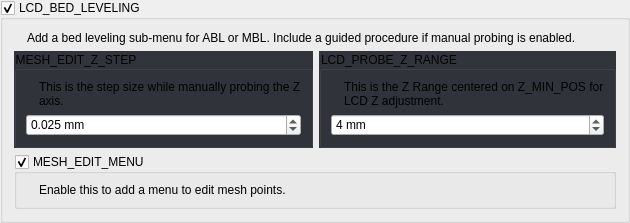
    <widget class="QGroupBox" name="groupBox_3">
     <property name="title">
      <string>LCD_BED_LEVELING</string>
     </property>
     <property name="checkable">
      <bool>true</bool>
     </property>
     <layout class="QGridLayout" name="gridLayout_58">
      <item row="2" column="0" colspan="3">
       <widget class="QGroupBox" name="groupBox_7">
        <property name="title">
         <string>MESH_EDIT_MENU</string>
        </property>
        <property name="checkable">
         <bool>true</bool>
        </property>
        <layout class="QGridLayout" name="gridLayout_63">
         <item row="0" column="0">
          <widget class="QLabel" name="label_100">
           <property name="sizePolicy">
            <sizepolicy hsizetype="Fixed" vsizetype="Fixed">
             <horstretch>0</horstretch>
             <verstretch>0</verstretch>
            </sizepolicy>
           </property>
           <property name="text">
            <string/>
           </property>
           <property name="pixmap">
            <pixmap>:/info_FILL0_wght100_GRAD0_opsz20.svg</pixmap>
           </property>
          </widget>
         </item>
         <item row="0" column="1">
          <widget class="QLabel" name="label_101">
           <property name="text">
            <string>Enable this to add a menu to edit mesh points.</string>
           </property>
           <property name="wordWrap">
            <bool>true</bool>
           </property>
          </widget>
         </item>
        </layout>
       </widget>
      </item>
      <item row="1" column="0" colspan="2">
       <widget class="QGroupBox" name="groupBox_4">
        <property name="focusPolicy">
         <enum>Qt::StrongFocus</enum>
        </property>
        <property name="styleSheet">
         <string notr="true">QGroupBox:!disabled {
	background: rgb(50, 52, 59);
}</string>
        </property>
        <property name="title">
         <string>MESH_EDIT_Z_STEP</string>
        </property>
        <layout class="QGridLayout" name="gridLayout_61">
         <item row="0" column="0">
          <widget class="QLabel" name="label_96">
           <property name="sizePolicy">
            <sizepolicy hsizetype="Fixed" vsizetype="Fixed">
             <horstretch>0</horstretch>
             <verstretch>0</verstretch>
            </sizepolicy>
           </property>
           <property name="text">
            <string/>
           </property>
           <property name="pixmap">
            <pixmap>:/info_FILL0_wght100_GRAD0_opsz20.svg</pixmap>
           </property>
          </widget>
         </item>
         <item row="0" column="1">
          <widget class="QLabel" name="label_97">
           <property name="text">
            <string>This is the step size while manually probing the Z axis.</string>
           </property>
           <property name="wordWrap">
            <bool>true</bool>
           </property>
          </widget>
         </item>
         <item row="1" column="0" colspan="2">
          <widget class="QDoubleSpinBox" name="uG26RetractMultiplierSpinBox_2">
           <property name="suffix">
            <string> mm</string>
           </property>
           <property name="decimals">
            <number>3</number>
           </property>
           <property name="maximum">
            <double>10.000000000000000</double>
           </property>
           <property name="stepType">
            <enum>QAbstractSpinBox::DefaultStepType</enum>
           </property>
           <property name="value">
            <double>0.025000000000000</double>
           </property>
          </widget>
         </item>
        </layout>
       </widget>
      </item>
      <item row="1" column="2">
       <widget class="QGroupBox" name="groupBox_5">
        <property name="focusPolicy">
         <enum>Qt::StrongFocus</enum>
        </property>
        <property name="styleSheet">
         <string notr="true">QGroupBox:!disabled {
	background: rgb(50, 52, 59);
}</string>
        </property>
        <property name="title">
         <string>LCD_PROBE_Z_RANGE</string>
        </property>
        <layout class="QGridLayout" name="gridLayout_62">
         <item row="0" column="0">
          <widget class="QLabel" name="label_98">
           <property name="sizePolicy">
            <sizepolicy hsizetype="Fixed" vsizetype="Fixed">
             <horstretch>0</horstretch>
             <verstretch>0</verstretch>
            </sizepolicy>
           </property>
           <property name="text">
            <string/>
           </property>
           <property name="pixmap">
            <pixmap>:/info_FILL0_wght100_GRAD0_opsz20.svg</pixmap>
           </property>
          </widget>
         </item>
         <item row="0" column="1">
          <widget class="QLabel" name="label_99">
           <property name="text">
            <string>This is the Z Range centered on Z_MIN_POS for LCD Z adjustment.</string>
           </property>
           <property name="wordWrap">
            <bool>true</bool>
           </property>
          </widget>
         </item>
         <item row="1" column="0" colspan="2">
          <widget class="QSpinBox" name="uMeshInsetSpinBox_3">
           <property name="suffix">
            <string> mm</string>
           </property>
           <property name="maximum">
            <number>100</number>
           </property>
           <property name="value">
            <number>4</number>
           </property>
          </widget>
         </item>
        </layout>
       </widget>
      </item>
      <item row="0" column="0">
       <widget class="QLabel" name="label_121">
        <property name="sizePolicy">
         <sizepolicy hsizetype="Fixed" vsizetype="Fixed">
          <horstretch>0</horstretch>
          <verstretch>0</verstretch>
         </sizepolicy>
        </property>
        <property name="text">
         <string/>
        </property>
        <property name="pixmap">
         <pixmap>:/info_FILL0_wght100_GRAD0_opsz20.svg</pixmap>
        </property>
       </widget>
      </item>
      <item row="0" column="1" colspan="2">
       <widget class="QLabel" name="label_120">
        <property name="text">
         <string>Add a bed leveling sub-menu for ABL or MBL. Include a guided procedure if manual probing is enabled.</string>
        </property>
        <property name="wordWrap">
         <bool>true</bool>
        </property>
       </widget>
      </item>
     </layout>
    </widget>
